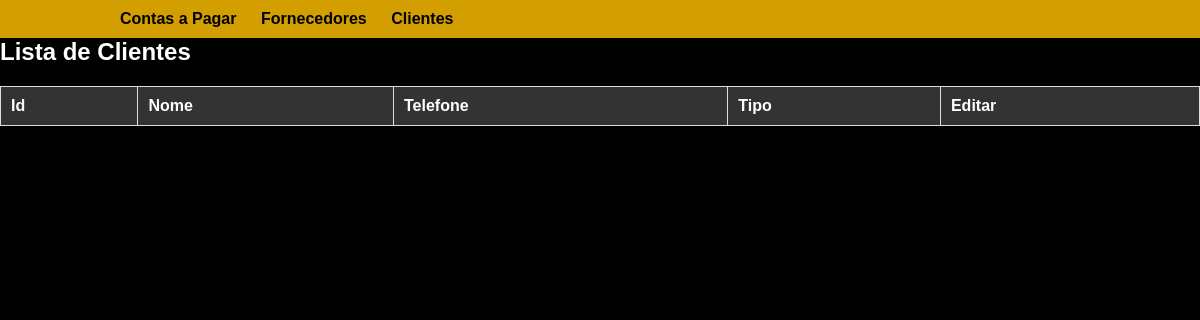
Before: /clientes with the older database file.
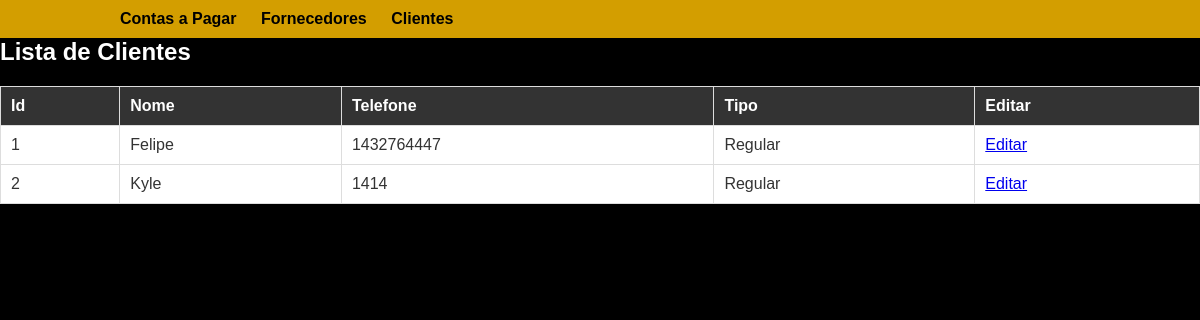
After: the same page with the newer database file.
### models/__init__.py (models this page shows, shortened)
class Clientes(db.Model):
    id_cliente = db.Column(db.Integer, primary_key=True)
    nome_cliente = db.Column(db.String(100), nullable=False)
    telefone_cliente = db.Column(db.String(20), nullable=True)
    tipo_cliente = db.Column(db.String(20), nullable=False)

### routes/clientes.py (the view)
@clientes_bp.route('/clientes', methods=['GET', 'POST'])
def listar_clientes():
    form = ClienteForm()
    clientes = db.session.query(
        Clientes)
    lista_clientes = []
    for cliente in clientes:
        lista_clientes.append({
            'id_cliente': cliente.id_cliente,
            'nome_cliente': cliente.nome_cliente,
            'telefone_cliente': cliente.telefone_cliente,
            'tipo_cliente': cliente.tipo_cliente,
        })
    return render_template('clientes/clientes.html',
                           clientes=lista_clientes,
                           form=form)

### templates/clientes/clientes.html
{% extends 'layout.html' %}
{% block content %}
    <h2>Lista de Clientes</h2>
    <table class="table">
        <thead>
            <tr>
                <th>Id</th>
                <th>Nome</th>
                <th>Telefone</th>
                <th>Tipo</th>
                <th>Editar</th>
            </tr>
        </thead>
        <tbody>
            {% for cliente in clientes %}
                <tr>
                    <td>{{ cliente['id_cliente'] }}</td>
                    <td>{{ cliente['nome_cliente'] }}</td>
                    <td>{{ cliente['telefone_cliente'] }}</td>
                    <td>{{ cliente['tipo_cliente'] }}</td>
                    <td>
                        <a href="{{ url_for('clientes.editar_cliente', id=cliente.id_cliente) }}">Editar</a>
                    </td>
                </tr>
            {% endfor %}
        </tbody>
    </table>
{% endblock %}

### templates/layout.html (shortened to what this page needs)
<!DOCTYPE html>
<html lang="en">
<head>
    <link rel="stylesheet" href="{{ url_for('static', filename='css/style.css') }}">
</head>
<body>
    <nav class="navbar">
        <div class="container">
            <ul class="nav">
                <li class="submenu">
                    <a href="{{ url_for('contas_pagar.listar_contas_pagar') }}">Contas a Pagar</a>
                </li>
                <li class="submenu">
                    <a href="{{ url_for('fornecedores.listar_fornecedores') }}">Fornecedores</a>
                </li>
                <li class="submenu">
                    <a href="{{ url_for('clientes.listar_clientes') }}">Clientes</a>
                </li>            </ul>
        </div>
    </nav>
    <div class="conteudo">
        {% block content %}{% endblock %}
    </div>
</body>
</html>

### static/css/style.css (style rules this page uses)
body, h1, h2, h3, p, ul, li { margin: 0; padding: 0; }
body { font-family: Arial, sans-serif; background-color: #000; color: #fff; margin: 0; padding: 0; }
.container { width: 80%; margin: 0 auto; }
nav { background-color: rgba(253, 190, 0, 0.835); padding: 10px 0; }
nav ul { list-style-type: none; }
nav ul li { display: inline; margin-right: 20px; }
nav a { color: #000; text-decoration: none; font-weight: bold; }
.submenu { position: relative; }
.table { width: 100%; border-collapse: collapse; margin-top: 20px; font-family: 'Arial', sans-serif; }
.table th, .table td { border: 1px solid #ddd; padding: 10px; text-align: left; font-family: 'Arial', sans-serif; }
.table th { background-color: #333; color: #fff; }
.table td { background-color: #fff; color: #333; }

Changed rows visible on the page:
added Clientes: id_cliente "1", nome_cliente "Felipe", telefone_cliente "1432764447", tipo_cliente "Regular"
added Clientes: id_cliente "2", nome_cliente "Kyle", telefone_cliente "1414", tipo_cliente "Regular"
